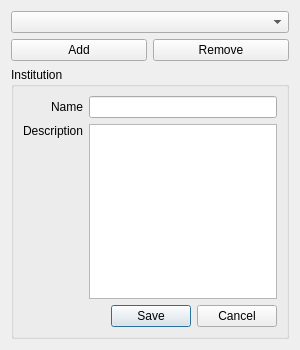
<?xml version="1.0" encoding="UTF-8"?>
<ui version="4.0">
 <class>OrganizationEditorDialog</class>
 <widget class="QDialog" name="OrganizationEditorDialog">
  <property name="geometry">
   <rect>
    <x>0</x>
    <y>0</y>
    <width>300</width>
    <height>350</height>
   </rect>
  </property>
  <property name="windowTitle">
   <string>Edit institution</string>
  </property>
  <layout class="QGridLayout" name="gridLayout">
   <item row="0" column="0" colspan="2">
    <widget class="QComboBox" name="orgComboBox"/>
   </item>
   <item row="1" column="0">
    <widget class="QPushButton" name="addButton">
     <property name="text">
      <string>Add</string>
     </property>
    </widget>
   </item>
   <item row="1" column="1">
    <widget class="QPushButton" name="removeButton">
     <property name="text">
      <string>Remove</string>
     </property>
    </widget>
   </item>
   <item row="2" column="0" colspan="2">
    <widget class="QGroupBox" name="orgGroupBox">
     <property name="title">
      <string>Institution</string>
     </property>
     <layout class="QGridLayout" name="gridLayout_3">
      <item row="0" column="1">
       <widget class="QLineEdit" name="nameLineEdit"/>
      </item>
      <item row="0" column="0">
       <widget class="QLabel" name="nameLabel">
        <property name="text">
         <string>Name</string>
        </property>
        <property name="alignment">
         <set>Qt::AlignRight|Qt::AlignTrailing|Qt::AlignVCenter</set>
        </property>
       </widget>
      </item>
      <item row="1" column="1">
       <widget class="QTextEdit" name="descTextEdit">
        <property name="sizePolicy">
         <sizepolicy hsizetype="Expanding" vsizetype="Expanding">
          <horstretch>0</horstretch>
          <verstretch>0</verstretch>
         </sizepolicy>
        </property>
       </widget>
      </item>
      <item row="1" column="0">
       <widget class="QLabel" name="descriptionLabel">
        <property name="text">
         <string>Description</string>
        </property>
        <property name="alignment">
         <set>Qt::AlignRight|Qt::AlignTop|Qt::AlignTrailing</set>
        </property>
       </widget>
      </item>
      <item row="2" column="0" colspan="2">
       <widget class="QDialogButtonBox" name="orgButtonBox">
        <property name="orientation">
         <enum>Qt::Horizontal</enum>
        </property>
        <property name="standardButtons">
         <set>QDialogButtonBox::Cancel|QDialogButtonBox::Save</set>
        </property>
       </widget>
      </item>
     </layout>
    </widget>
   </item>
  </layout>
 </widget>
 <resources/>
 <connections>
  <connection>
   <sender>orgButtonBox</sender>
   <signal>accepted()</signal>
   <receiver>OrganizationEditorDialog</receiver>
   <slot>accept()</slot>
   <hints>
    <hint type="sourcelabel">
     <x>248</x>
     <y>254</y>
    </hint>
    <hint type="destinationlabel">
     <x>157</x>
     <y>274</y>
    </hint>
   </hints>
  </connection>
  <connection>
   <sender>orgButtonBox</sender>
   <signal>rejected()</signal>
   <receiver>OrganizationEditorDialog</receiver>
   <slot>reject()</slot>
   <hints>
    <hint type="sourcelabel">
     <x>316</x>
     <y>260</y>
    </hint>
    <hint type="destinationlabel">
     <x>286</x>
     <y>274</y>
    </hint>
   </hints>
  </connection>
 </connections>
</ui>
